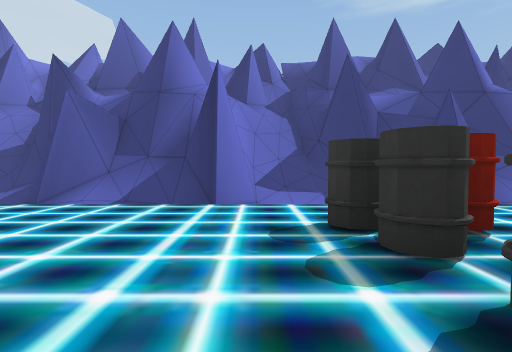
[1] (above)

20 first-person views from a walk through a 3-D level made in the Unity game engine. The camera is 1.3 m above the floor, tilts 2° down and sees 85° across. The floor is counted in squares, 2 m on a side. Each view is taken from the middle of a square. On the plan, view 1 faces up. The plan holds only what a view shows up to about 9 squares ahead; the rest is blank. The place goes on beyond the plan. The player character is not drawn.

[2]
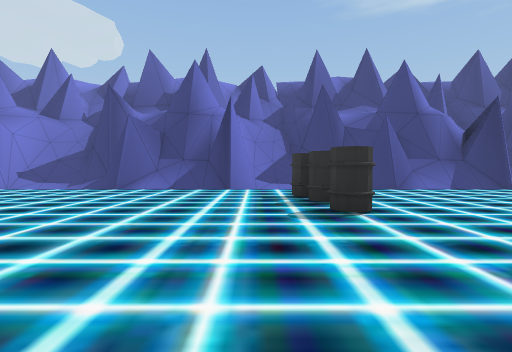

[3]
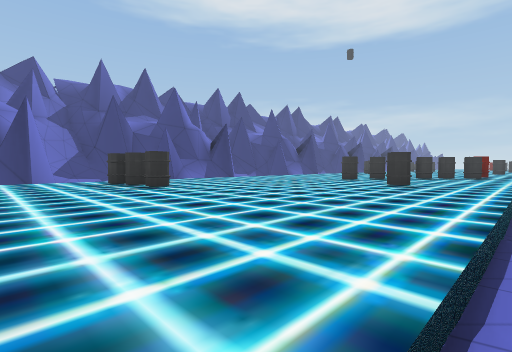

[4]
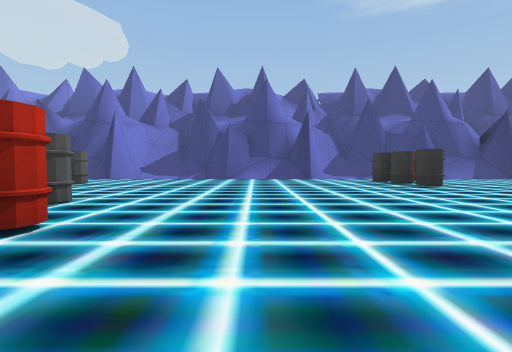

[5]
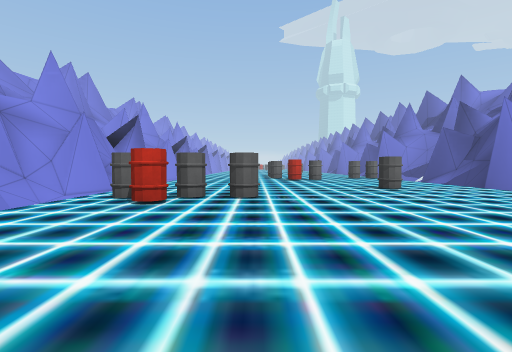

[6]
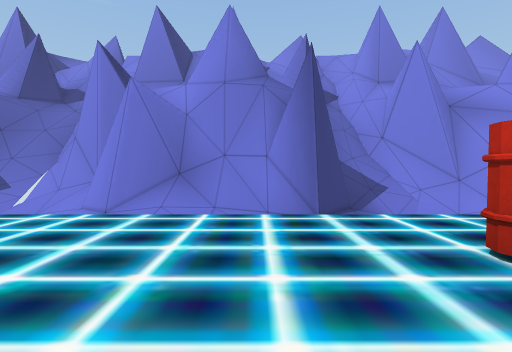

[7]
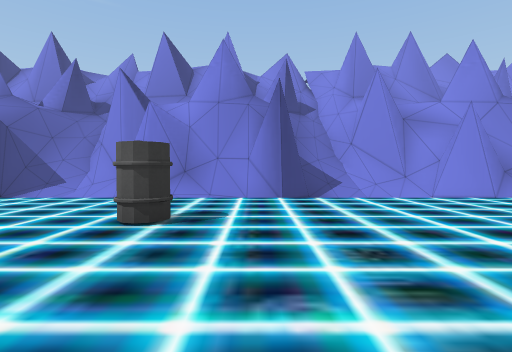

[8]
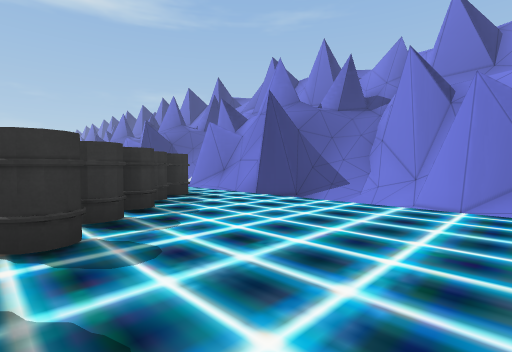

[9]
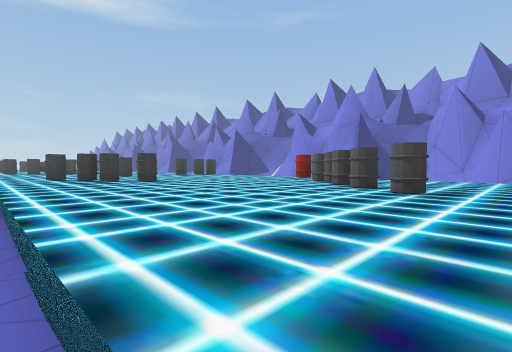

[10]
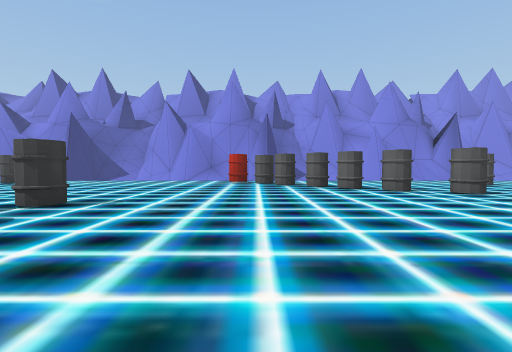

[11]
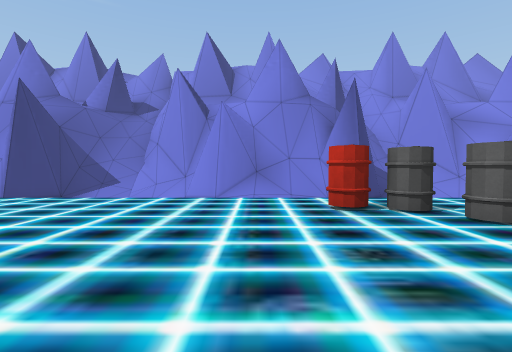

[12]
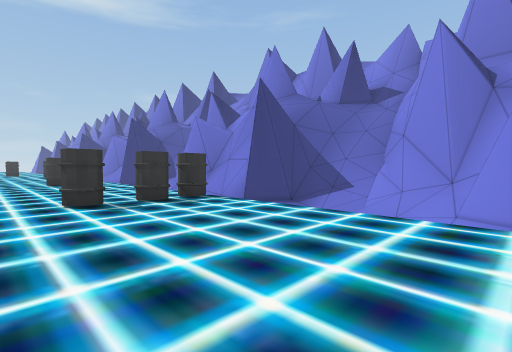

[13]
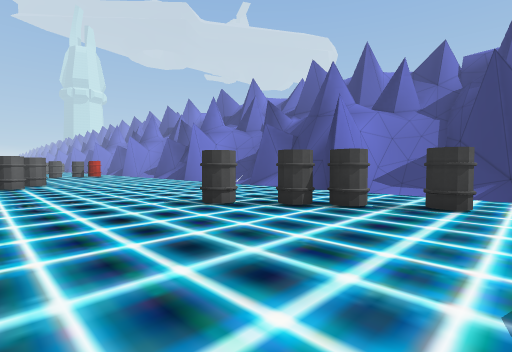

[14]
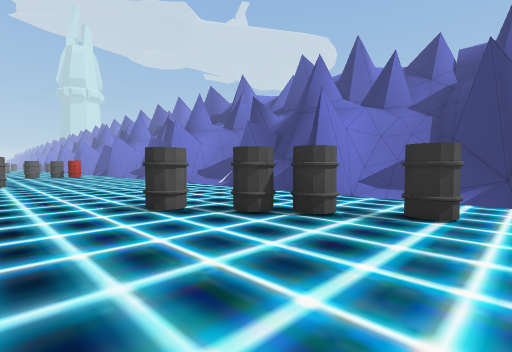

[15]
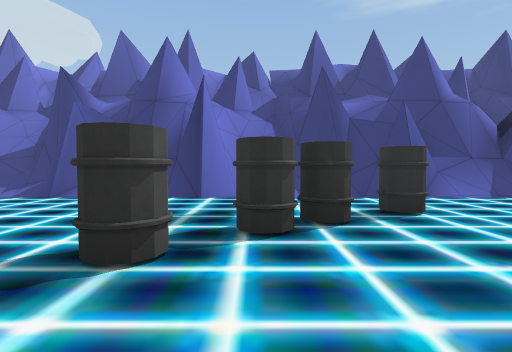

[16]
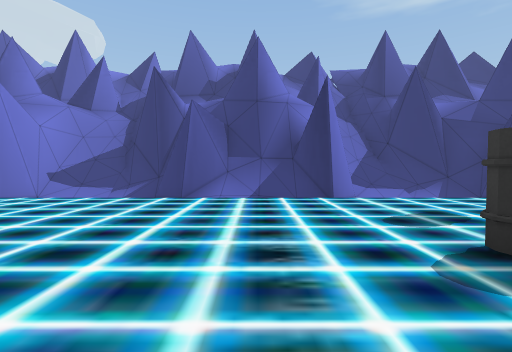

[17]
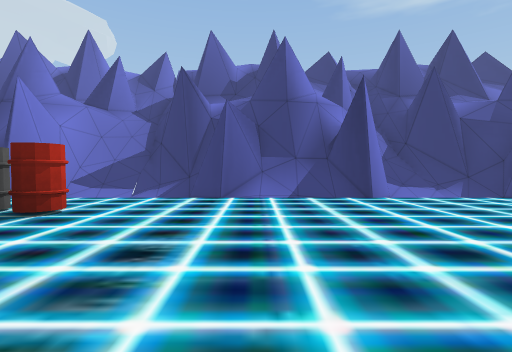

[18]
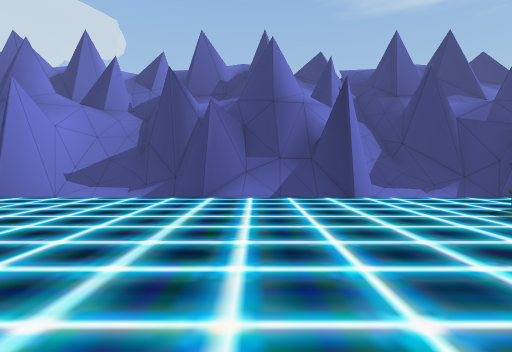

[19]
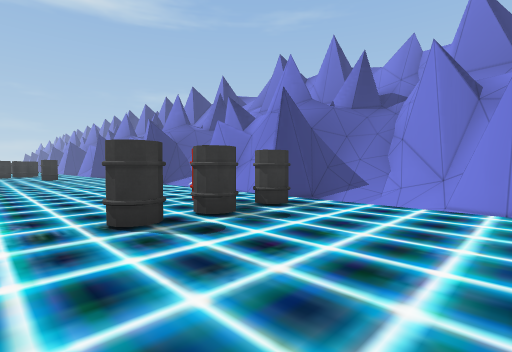

[20]
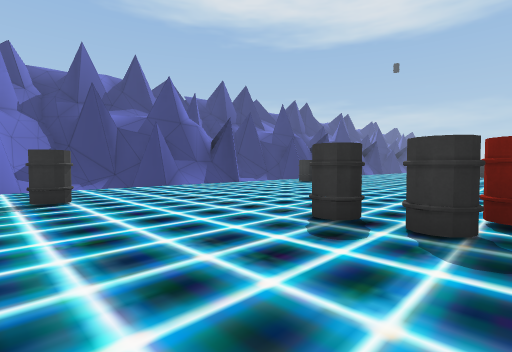

### Floor plan
Key: @ floor where view 1 was taken; # wall or solid block; . main floor; - floor 0.5 m lower than the main floor; / step, stairs or slope; O other object.
Columns run from 9 left of view 1 to 21 right of it. Each row starts with its distance up from view 1.
  9  ##      ###              ##
  8 #####    #####   #####   ######
  7 #//#######//######//######//###
  6 #///##//##///##/##///##/##///##
  5 ///////////////////////////////
  4 ...............................
  3 ..........OO................O..
  2 .O........O...............OO..
  1 ..........O..............O....
  0 .........@....................
 -1 ..................OO..........
 -2 ...O................O..........
 -3 ...O...........O....OO........O
 -4 ...OO.................OO......O
 -5 ...O..........................O
 -6 ///////////////////////////////
 -7 #////#//##-//##//#///##//#////#
 -8 #////####////#####///#####////#
 -9 ###/##  ######  ######   ###/##
-10   ###                      ###

Positions as (right, up) in squares from view 1, and headings:
1: (0, 0), facing up
2: (0, -3), facing up
3: (-2, -6), facing up-right
4: (-3, -6), facing up
5: (0, -2), facing left
6: (-3, -2), facing down
7: (5, 0), facing down
8: (7, -1), facing down-right
9: (7, 5), facing down-right
10: (13, 5), facing down
11: (15, 0), facing down
12: (16, -2), facing down-right
13: (20, -2), facing up-left
14: (20, -1), facing up-left
15: (17, -1), facing up
16: (14, -1), facing up
17: (5, -1), facing up
18: (-3, -1), facing up
19: (-9, -1), facing down-right
20: (-9, -4), facing up-right
